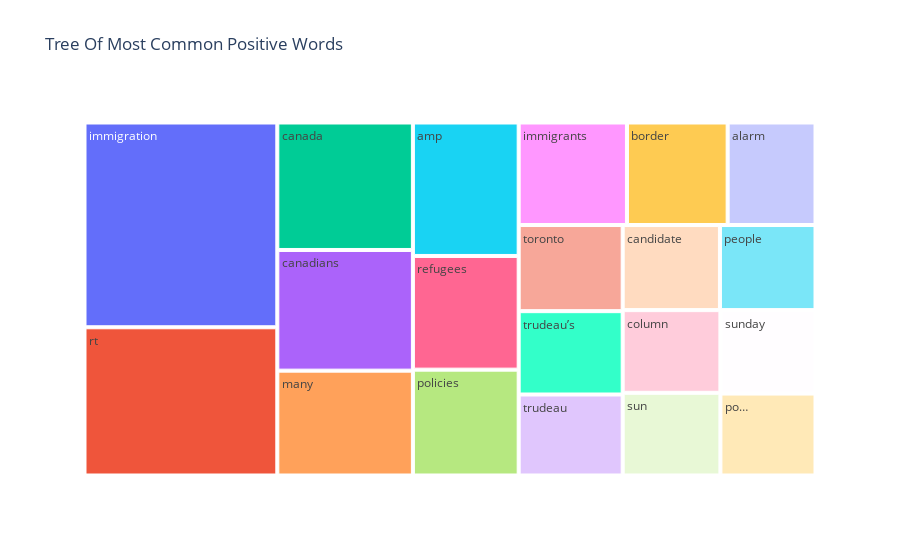

Notebook cell for this chart:
### Markdown cell above
### Plotting the tree map of the most common words in positive tweets

### Code cell
#treemap of most common positive words in tweets
fig = px.treemap(temp_positive, path=['Common_words'], values='count',title='Tree Of Most Common Positive Words')
fig.show()

### Figure 1 — Plotly figure (JSON) as saved in the notebook; plotly's stock layout.template omitted (floating-point values rounded to 4 significant figures)
{"data": [{"branchvalues": "total", "domain": {"x": [0, 1], "y": [0, 1]}, "hovertemplate": "labels=%{label}<br>count=%{value}<br>parent=%{parent}<br>id=%{id}<extra></extra>", "ids": ["alarm", "amp", "border", "canada", "canadians", "candidate", "column", "immigrants", "immigration", "many", "people", "policies", "po…", "refugees", "rt", "sun", "sunday", "toronto", "trudeau", "trudeau’s"], "labels": ["alarm", "amp", "border", "canada", "canadians", "candidate", "column", "immigrants", "immigration", "many", "people", "policies", "po…", "refugees", "rt", "sun", "sunday", "toronto", "trudeau", "trudeau’s"], "name": "", "parents": ["", "", "", "", "", "", "", "", "", "", "", "", "", "", "", "", "", "", "", ""], "type": "treemap", "values": [185, 290, 212, 355, 336, 170, 166, 228, 811, 292, 167, 230, 160, 247, 587, 166, 163, 184, 173, 178]}], "layout": {"legend": {"tracegroupgap": 0}, "title": {"text": "Tree Of Most Common Positive Words"}}}
